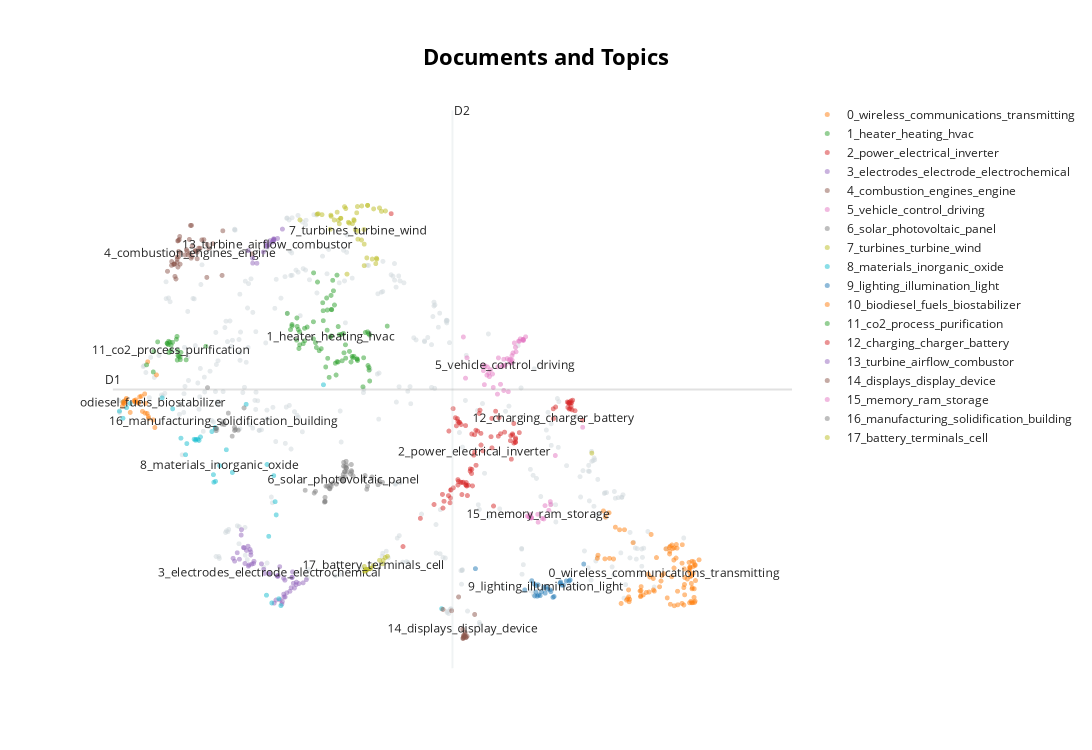

Notebook cell for this chart:
### Code cell
topic_model.visualize_documents(docs)
